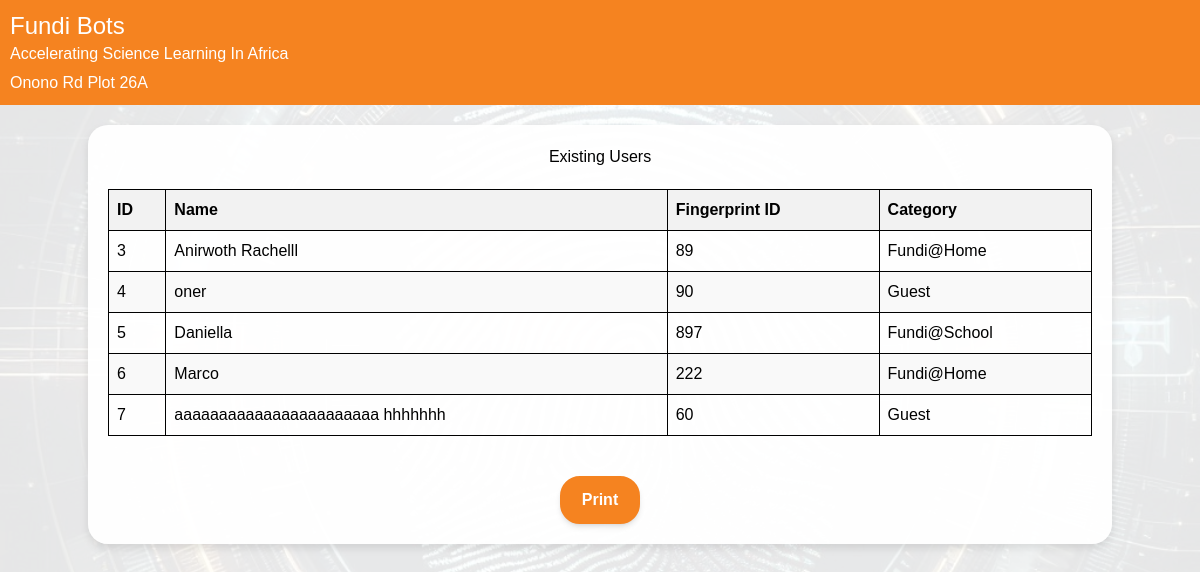
Page /manage_users (signed in) on the earlier database version.
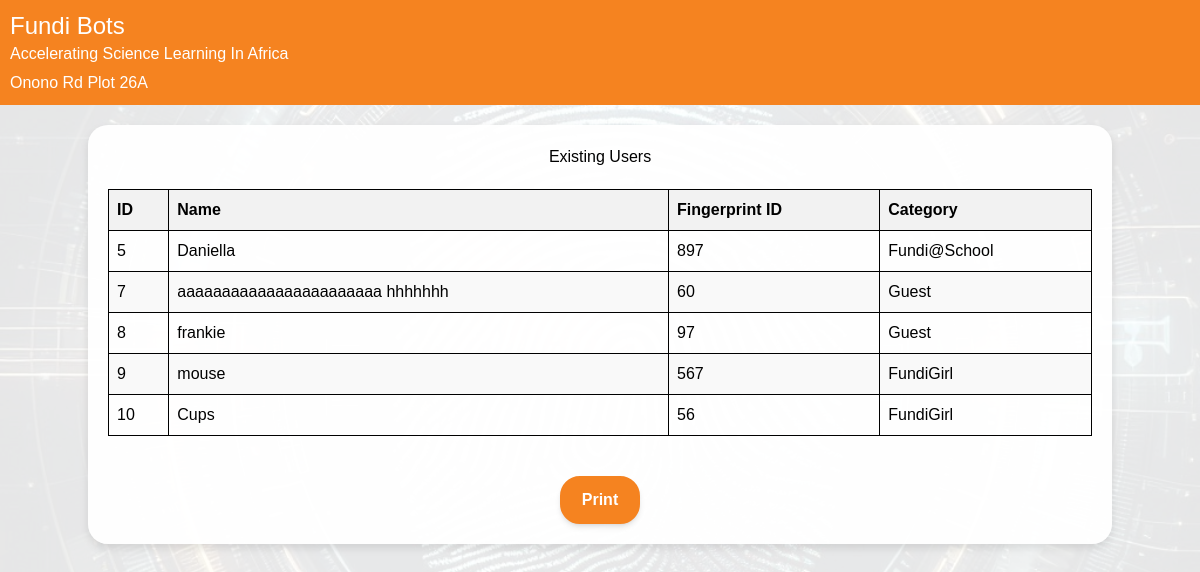
Same page on the later database version.
### app.py (models this page shows, shortened)
class User(db.Model):
    id = db.Column(db.Integer, primary_key=True)
    name = db.Column(db.String(100), nullable=False)
    fingerprint_id = db.Column(db.Integer, unique=True, nullable=False)
    category = db.Column(db.String(20), nullable=False)
    attendance_records = db.relationship('Attendance', backref='user', lazy=True)

### app.py (the view)
@app.route('/manage_users')
def manage_users():
    if 'admin' not in session:
        return redirect(url_for('login'))
    users = User.query.all()  # Query all users from the database
    return render_template('manage_users.html', users=users)

### templates/manage_users.html (shortened to what this page needs)
<!DOCTYPE html>
<html lang="en">
<head>
    <link rel="stylesheet" href="{{ url_for('static', filename='css/output.css') }}">
    <link rel="stylesheet" href="{{ url_for('static', filename='css/styles.css') }}">
</head>
<body>
    <div class="header logo flex flex-col flex-wrap text-start justify-between px-4">
        <h1 class="text-2xl  text-start">Fundi Bots</h1>
        <p class=" text-start">Accelerating Science Learning In Africa</p>
        <p class="location-info text-start">Onono Rd Plot 26A</p>
    </div>
    <div class="container mx-auto mt-5">
        <h1>Existing Users</h1>
        <div id="users" class=" overflow-x-auto">
            <table class=" rounded-lg">
                <thead>
                    <tr>
                        <th>ID</th>
                        <th>Name</th>
                        <th>Fingerprint ID</th>
                        <th>Category</th>
                    </tr>
                </thead>
                <tbody>
                    {% for user in users %}
                    <tr>
                        <td>{{ user.id }}</td>
                        <td>{{ user.name }}</td>
                        <td>{{ user.fingerprint_id }}</td>
                        <td>{{ user.category }}</td>
                    </tr>
                    {% endfor %}
                </tbody>
            </table>
        </div>
        <div class="mx-auto flex justify-center">
            <button class="border-gray-400 block shadow-md rounded-md w-auto mt-10 text-center save-button" onclick="printTable()"  >Print</button>
        </div>
    </div>
</body>
</html>

Differences in the rows shown:
removed User: id "3", name "Anirwoth Rachelll", fingerprint_id "89", category "Fundi@Home"
removed User: id "4", name "oner", fingerprint_id "90", category "Guest"
removed User: id "6", name "Marco", fingerprint_id "222", category "Fundi@Home"
added User: id "8", name "frankie", fingerprint_id "97", category "Guest"
added User: id "9", name "mouse", fingerprint_id "567", category "FundiGirl"
added User: id "10", name "Cups", fingerprint_id "56", category "FundiGirl"
